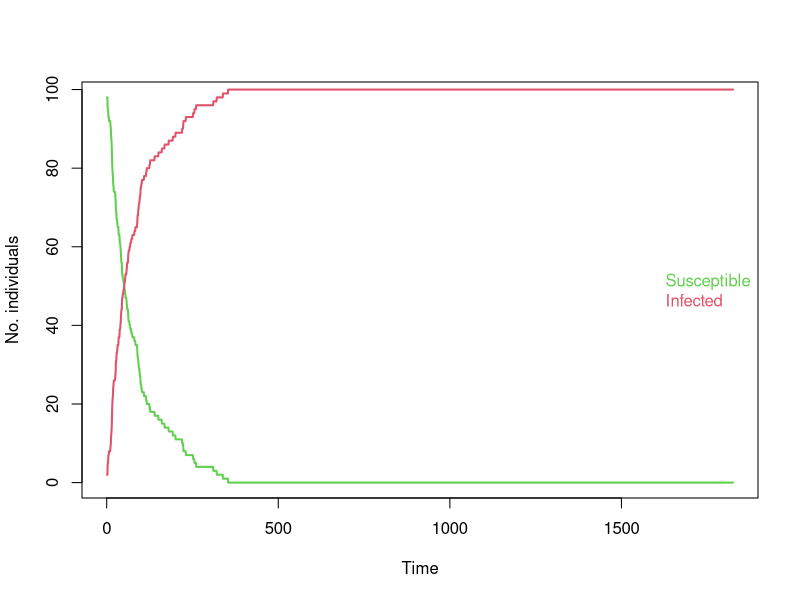

This chart was generated by the following R code:
## ---- chunk 1
set.seed(250)

n.cows <- 100

# Create the farm:
farm <- data.frame(id =1:n.cows,
                   age=round(runif(n.cows,730,1642)),
                   infected=0)

# We start by initially infected one cow - the first one:
farm$infected[1] <- 1

# We set the probability of infection:
ProbInfection <- 0.01

# We want to simulate 5 years:
end.time <- 5 * 365

# Collect the mean age of the cows in herd over time:
age_collect <- numeric(end.time)

# Collect the number of susceptible and infected animals at each time point:
inf_collect <- data.frame(susceptible=rep(0,end.time), infected=rep(0, end.time))

for (k in 1:end.time)
{

    # Identify the cows that are not infected (susceptible):
    PotInf       <- which(farm$infected==0)
    # Draw randomly which of the cows that should be (newly) infected:
    NewInf       <- PotInf[rbinom(length(PotInf),1,prob=ProbInfection)==1]
    # If there are new infections, then we infect them:
    if(length(NewInf)>0) farm$infected[NewInf] <- 1

   # Add one day to the age of all the animals, for each simulated:
   farm$age <- farm$age + 1

   # Save the daily mean age of all cows:
   age_collect[k] <- mean(farm$age)
   
   # Save the number of susceptible and infected:
   sus <- sum(farm$infected==0)
   inf <- sum(farm$infected==1)
   inf_collect[k,] <- c(sus, inf)
}

## ---- chunk 2

plot(inf_collect$susceptible, type="l", lwd=2, col=3, xlab="Time", ylab="No. individuals")
lines(inf_collect$infected, type="l", lwd=2, col=2)
legend("right", text.col=c(3,2), legend=c("Susceptible", "Infected"), 
       bty="n")

